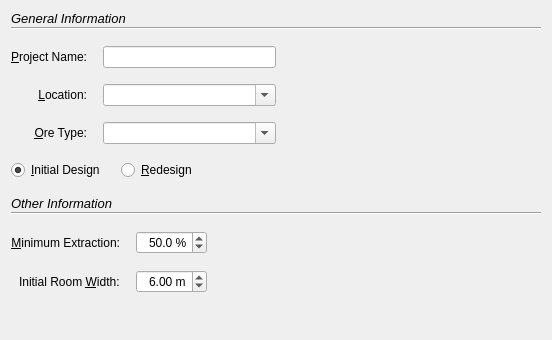
      <widget class="QWidget" name="scrollAreaWidgetContents">
       <property name="geometry">
        <rect>
         <x>0</x>
         <y>0</y>
         <width>552</width>
         <height>340</height>
        </rect>
       </property>
       <layout class="QVBoxLayout" name="verticalLayout_6">
        <property name="spacing">
         <number>16</number>
        </property>
        <item>
         <layout class="QVBoxLayout" name="verticalLayout_4">
          <property name="sizeConstraint">
           <enum>QLayout::SetFixedSize</enum>
          </property>
          <item>
           <layout class="QVBoxLayout" name="verticalLayout">
            <property name="spacing">
             <number>1</number>
            </property>
            <property name="sizeConstraint">
             <enum>QLayout::SetMinimumSize</enum>
            </property>
            <item>
             <widget class="QLabel" name="label">
              <property name="font">
               <font>
                <pointsize>10</pointsize>
                <italic>true</italic>
               </font>
              </property>
              <property name="text">
               <string>General Information</string>
              </property>
             </widget>
            </item>
            <item>
             <widget class="Line" name="line">
              <property name="orientation">
               <enum>Qt::Horizontal</enum>
              </property>
             </widget>
            </item>
           </layout>
          </item>
          <item>
           <layout class="QVBoxLayout" name="verticalLayout_3">
            <item>
             <layout class="QHBoxLayout" name="horizontalLayout_2">
              <property name="sizeConstraint">
               <enum>QLayout::SetMinimumSize</enum>
              </property>
              <item>
               <layout class="QFormLayout" name="formLayout">
                <property name="labelAlignment">
                 <set>Qt::AlignRight|Qt::AlignTrailing|Qt::AlignVCenter</set>
                </property>
                <item row="0" column="0">
                 <widget class="QLabel" name="projectNameLabel">
                  <property name="text">
                   <string>&amp;Project Name:</string>
                  </property>
                  <property name="alignment">
                   <set>Qt::AlignRight|Qt::AlignTrailing|Qt::AlignVCenter</set>
                  </property>
                  <property name="buddy">
                   <cstring>projectNameLineEdit</cstring>
                  </property>
                 </widget>
                </item>
                <item row="0" column="1">
                 <widget class="QLineEdit" name="projectNameLineEdit"/>
                </item>
                <item row="1" column="0">
                 <widget class="QLabel" name="locationLabel">
                  <property name="text">
                   <string>&amp;Location:</string>
                  </property>
                  <property name="alignment">
                   <set>Qt::AlignRight|Qt::AlignTrailing|Qt::AlignVCenter</set>
                  </property>
                  <property name="buddy">
                   <cstring>locationComboBox</cstring>
                  </property>
                 </widget>
                </item>
                <item row="1" column="1">
                 <widget class="QComboBox" name="locationComboBox">
                  <property name="editable">
                   <bool>true</bool>
                  </property>
                  <property name="currentIndex">
                   <number>-1</number>
                  </property>
                 </widget>
                </item>
                <item row="2" column="0">
                 <widget class="QLabel" name="oreTypeLabel">
                  <property name="text">
                   <string>&amp;Ore Type:</string>
                  </property>
                  <property name="alignment">
                   <set>Qt::AlignRight|Qt::AlignTrailing|Qt::AlignVCenter</set>
                  </property>
                  <property name="buddy">
                   <cstring>oreTypeComboBox</cstring>
                  </property>
                 </widget>
                </item>
                <item row="2" column="1">
                 <widget class="QComboBox" name="oreTypeComboBox">
                  <property name="editable">
                   <bool>true</bool>
                  </property>
                 </widget>
                </item>
               </layout>
              </item>
              <item>
               <spacer name="horizontalSpacer_2">
                <property name="orientation">
                 <enum>Qt::Horizontal</enum>
                </property>
                <property name="sizeHint" stdset="0">
                 <size>
                  <width>40</width>
                  <height>20</height>
                 </size>
                </property>
               </spacer>
              </item>
             </layout>
            </item>
            <item>
             <layout class="QHBoxLayout" name="horizontalLayout_3">
              <item>
               <widget class="QRadioButton" name="stateRadio">
                <property name="text">
                 <string>&amp;Initial Design</string>
                </property>
                <property name="checkable">
                 <bool>true</bool>
                </property>
                <property name="checked">
                 <bool>true</bool>
                </property>
               </widget>
              </item>
              <item>
               <widget class="QRadioButton" name="redesignRadio">
                <property name="text">
                 <string>&amp;Redesign</string>
                </property>
               </widget>
              </item>
              <item>
               <spacer name="horizontalSpacer">
                <property name="orientation">
                 <enum>Qt::Horizontal</enum>
                </property>
                <property name="sizeHint" stdset="0">
                 <size>
                  <width>40</width>
                  <height>20</height>
                 </size>
                </property>
               </spacer>
              </item>
             </layout>
            </item>
           </layout>
          </item>
         </layout>
        </item>
        <item>
         <layout class="QVBoxLayout" name="verticalLayout_5">
          <property name="sizeConstraint">
           <enum>QLayout::SetFixedSize</enum>
          </property>
          <item>
           <layout class="QVBoxLayout" name="verticalLayout_2">
            <property name="spacing">
             <number>1</number>
            </property>
            <property name="sizeConstraint">
             <enum>QLayout::SetMaximumSize</enum>
            </property>
            <item>
             <widget class="QLabel" name="label_2">
              <property name="font">
               <font>
                <pointsize>10</pointsize>
                <italic>true</italic>
               </font>
              </property>
              <property name="text">
               <string>Other Information</string>
              </property>
             </widget>
            </item>
            <item>
             <widget class="Line" name="line_2">
              <property name="orientation">
               <enum>Qt::Horizontal</enum>
              </property>
             </widget>
            </item>
           </layout>
          </item>
          <item>
           <layout class="QHBoxLayout" name="horizontalLayout_4">
            <item>
             <layout class="QFormLayout" name="formLayout_2">
              <property name="labelAlignment">
               <set>Qt::AlignRight|Qt::AlignTrailing|Qt::AlignVCenter</set>
              </property>
              <item row="0" column="0">
               <widget class="QLabel" name="minExtractionLabel">
                <property name="text">
                 <string>&amp;Minimum Extraction:</string>
                </property>
                <property name="alignment">
                 <set>Qt::AlignRight|Qt::AlignTrailing|Qt::AlignVCenter</set>
                </property>
                <property name="buddy">
                 <cstring>minExtractionSpinBox</cstring>
                </property>
               </widget>
              </item>
              <item row="0" column="1">
               <widget class="QDoubleSpinBox" name="minExtractionSpinBox">
                <property name="alignment">
                 <set>Qt::AlignRight|Qt::AlignTrailing|Qt::AlignVCenter</set>
                </property>
                <property name="prefix">
                 <string/>
                </property>
                <property name="suffix">
                 <string> %</string>
                </property>
                <property name="decimals">
                 <number>1</number>
                </property>
                <property name="maximum">
                 <double>90.000000000000000</double>
                </property>
                <property name="value">
                 <double>50.000000000000000</double>
                </property>
               </widget>
              </item>
              <item row="1" column="0">
               <widget class="QLabel" name="roomWidthLabel">
                <property name="text">
                 <string>Initial Room &amp;Width:</string>
                </property>
                <property name="buddy">
                 <cstring>roomWidthSpinBox</cstring>
                </property>
               </widget>
              </item>
              <item row="1" column="1">
               <widget class="QDoubleSpinBox" name="roomWidthSpinBox">
                <property name="alignment">
                 <set>Qt::AlignRight|Qt::AlignTrailing|Qt::AlignVCenter</set>
                </property>
                <property name="suffix">
                 <string> m</string>
                </property>
                <property name="maximum">
                 <double>20.000000000000000</double>
                </property>
                <property name="value">
                 <double>6.000000000000000</double>
                </property>
               </widget>
              </item>
             </layout>
            </item>
            <item>
             <spacer name="horizontalSpacer_3">
              <property name="orientation">
               <enum>Qt::Horizontal</enum>
              </property>
              <property name="sizeHint" stdset="0">
               <size>
                <width>40</width>
                <height>20</height>
               </size>
              </property>
             </spacer>
            </item>
           </layout>
          </item>
         </layout>
        </item>
        <item>
         <spacer name="verticalSpacer">
          <property name="orientation">
           <enum>Qt::Vertical</enum>
          </property>
          <property name="sizeHint" stdset="0">
           <size>
            <width>20</width>
            <height>50</height>
           </size>
          </property>
         </spacer>
        </item>
       </layout>
      </widget>
